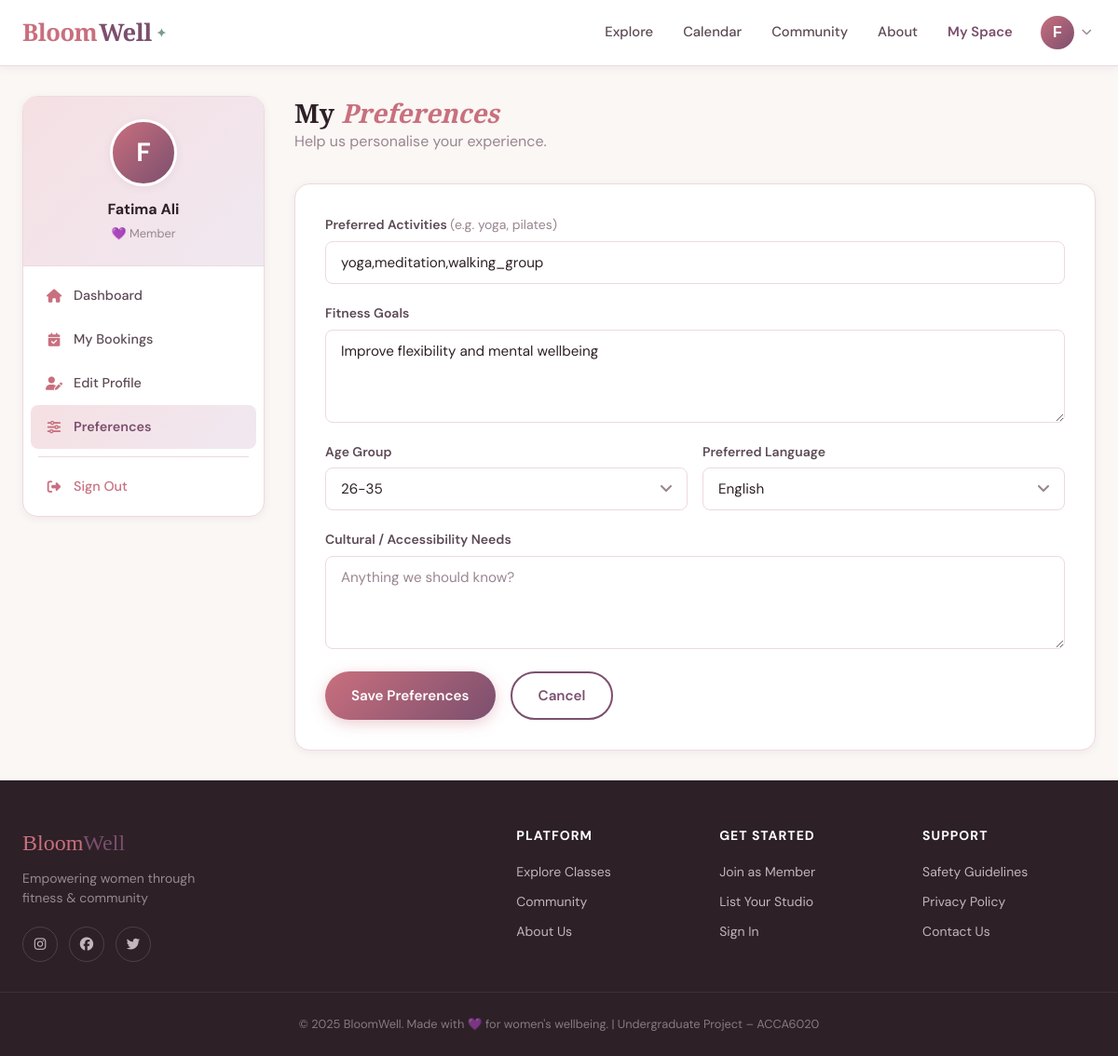
Screenshot of /member/preferences (signed in) with the database file from the repository.
### app/models/__init__.py (models this page shows, shortened)
class User(UserMixin, db.Model):
    __tablename__ = 'users'
    id = db.Column(db.Integer, primary_key=True)
    email = db.Column(db.String(120), unique=True, nullable=False, index=True)
    username = db.Column(db.String(80), unique=True, nullable=False)
    password_hash = db.Column(db.String(256), nullable=False)
    role = db.Column(db.String(20), nullable=False, default='member')
    full_name = db.Column(db.String(120))
    profile_image = db.Column(db.String(200), default='default_avatar.png')
    bio = db.Column(db.Text)
    location = db.Column(db.String(120))
    phone = db.Column(db.String(20))
    is_active = db.Column(db.Boolean, default=True)
    is_verified = db.Column(db.Boolean, default=False)
    created_at = db.Column(db.DateTime, default=datetime.utcnow)
    last_seen = db.Column(db.DateTime, default=datetime.utcnow)
    member_profile = db.relationship('MemberProfile', backref='user', uselist=False, cascade='all, delete-orphan')
    provider_profile = db.relationship('ProviderProfile', backref='user', uselist=False, cascade='all, delete-orphan')
    bookings = db.relationship('Booking', backref='user', lazy='dynamic', cascade='all, delete-orphan')
    reviews = db.relationship('Review', backref='user', lazy='dynamic', cascade='all, delete-orphan')
    reports = db.relationship('Report', backref='reporter', lazy='dynamic', cascade='all, delete-orphan', foreign_keys='Report.reporter_id')
    discussions = db.relationship('Discussion', backref='author', lazy='dynamic', cascade='all, delete-orphan')
    discussion_replies = db.relationship('DiscussionReply', backref='author', lazy='dynamic', cascade='all, delete-orphan')
    def is_admin(self): return self.role == 'admin'
    def is_provider(self): return self.role == 'provider'
    def is_member(self): return self.role == 'member'

class MemberProfile(db.Model):
    __tablename__ = 'member_profiles'
    id = db.Column(db.Integer, primary_key=True)
    user_id = db.Column(db.Integer, db.ForeignKey('users.id'), nullable=False)
    preferred_activities = db.Column(db.String(300))
    fitness_goals = db.Column(db.Text)
    age_group = db.Column(db.String(20))
    language_preference = db.Column(db.String(50), default='English')
    cultural_preferences = db.Column(db.Text)
    accessibility_needs = db.Column(db.Text)
    notification_preferences = db.Column(db.String(100), default='email')
    total_sessions_attended = db.Column(db.Integer, default=0)
    joined_date = db.Column(db.DateTime, default=datetime.utcnow)

### app/routes/member.py (the view, shortened to what this page needs)
@member_bp.route('/preferences', methods=['GET', 'POST'])
@login_required
@member_required
def preferences():
    profile = current_user.member_profile
    form = MemberPreferencesForm(obj=profile)
    return render_template('member/preferences.html', form=form, title='My Preferences')

### app/forms/__init__.py
class MemberPreferencesForm(FlaskForm):
    preferred_activities = StringField('Preferred Activities (comma-separated)', validators=[Optional()])
    fitness_goals = TextAreaField('Fitness Goals', validators=[Optional(), Length(max=500)])
    age_group = SelectField('Age Group', choices=[
        ('', 'Prefer not to say'),
        ('18-25', '18-25'),
        ('26-35', '26-35'),
        ('36-45', '36-45'),
        ('46-55', '46-55'),
        ('55+', '55+')
    ], validators=[Optional()])
    language_preference = SelectField('Language Preference', choices=[
        ('English', 'English'),
        ('Urdu', 'Urdu'),
        ('Arabic', 'Arabic'),
        ('Bengali', 'Bengali'),
        ('Hindi', 'Hindi'),
        ('Punjabi', 'Punjabi'),
        ('Somali', 'Somali'),
        ('Other', 'Other')
    ])
    cultural_preferences = TextAreaField('Cultural / Accessibility Preferences', validators=[Optional(), Length(max=300)])
    submit = SubmitField('Save Preferences')

### app/models/__init__.py (called while the page is built)
@login_manager.user_loader
def load_user(user_id):
    return User.query.get(int(user_id))

### app/routes/member.py (called while the page is built)
def member_required(f):
    @wraps(f)
    def decorated_function(*args, **kwargs):
        if not current_user.is_authenticated or not current_user.is_member():
            flash('Access restricted to members.', 'warning')
            return redirect(url_for('main.index'))
        return f(*args, **kwargs)
    return decorated_function

### app/templates/member/preferences.html (shortened to what this page needs)
{% extends "base.html" %}
{% block content %}
<div class="dashboard-layout">
  <aside class="sidebar"><div class="sidebar-card">
    <div class="sidebar-header"><div class="sidebar-avatar">{{ current_user.full_name[0] if current_user.full_name else 'M' }}</div><div class="sidebar-name">{{ current_user.full_name or current_user.username }}</div><div class="sidebar-role">💜 Member</div></div>
    <nav class="sidebar-nav">
      <a href="{{ url_for('member.dashboard') }}" class="sidebar-link"><i class="fas fa-home"></i> Dashboard</a>
      <a href="{{ url_for('member.my_bookings') }}" class="sidebar-link"><i class="fas fa-calendar-check"></i> My Bookings</a>
      <a href="{{ url_for('member.edit_profile') }}" class="sidebar-link"><i class="fas fa-user-edit"></i> Edit Profile</a>
      <a href="{{ url_for('member.preferences') }}" class="sidebar-link active"><i class="fas fa-sliders-h"></i> Preferences</a>
      <div class="sidebar-divider"></div>
      <a href="{{ url_for('auth.logout') }}" class="sidebar-link" style="color:var(--rose);"><i class="fas fa-sign-out-alt"></i> Sign Out</a>
    </nav>
  </div></aside>
  <div class="dashboard-content">
    <div style="margin-bottom:2rem;"><h1 style="font-size:1.75rem;font-family:var(--font-display);">My <em style="color:var(--rose);">Preferences</em></h1><p style="color:var(--text-light);">Help us personalise your experience.</p></div>
    <div class="card"><div class="card-body" style="padding:2rem;">
      <form method="POST">
        <div class="form-group"><label class="form-label">Preferred Activities <span style="color:var(--text-light);font-weight:400;">(e.g. yoga, pilates)</span></label>{{ form.preferred_activities(class="form-control", placeholder="yoga, meditation, strength") }}{% for e in form.preferred_activities.errors %}<li class="form-errors">{{ e }}</li>{% endfor %}</div>
        <div class="form-group"><label class="form-label">Fitness Goals</label>{{ form.fitness_goals(class="form-control", placeholder="What do you want to achieve?") }}</div>
        <div style="display:grid;grid-template-columns:1fr 1fr;gap:1rem;">
          <div class="form-group"><label class="form-label">Age Group</label>{{ form.age_group(class="form-control") }}</div>
          <div class="form-group"><label class="form-label">Preferred Language</label>{{ form.language_preference(class="form-control") }}</div>
        </div>
        <div class="form-group"><label class="form-label">Cultural / Accessibility Needs</label>{{ form.cultural_preferences(class="form-control", placeholder="Anything we should know?") }}</div>
        <div style="display:flex;gap:1rem;margin-top:1.5rem;">{{ form.submit(class="btn btn-primary") }}<a href="{{ url_for('member.dashboard') }}" class="btn btn-outline">Cancel</a></div>
      </form>
    </div></div>
  </div>
</div>
{% endblock %}

### app/templates/base.html (shortened to what this page needs)
<!DOCTYPE html>
<html lang="en">
<head>
    <link rel="stylesheet" href="https://cdnjs.cloudflare.com/ajax/libs/font-awesome/6.5.0/css/all.min.css">
    <link rel="stylesheet" href="{{ url_for('static', filename='css/style.css') }}">
</head>
<body>
<nav class="navbar">
    <div class="nav-container">
        <a href="{{ url_for('main.index') }}" class="nav-logo">
            <span class="logo-bloom">Bloom</span><span class="logo-well">Well</span><span class="logo-dot">✦</span>
        </a>
        <div class="nav-links">
            <a href="{{ url_for('main.explore') }}" class="nav-link">Explore</a>
            <a href="{{ url_for('main.calendar') }}" class="nav-link">Calendar</a>
            <a href="{{ url_for('main.community') }}" class="nav-link">Community</a>
            <a href="{{ url_for('main.about') }}" class="nav-link">About</a>
            {% if current_user.is_authenticated %}
                {% if current_user.is_admin() %}
                    <a href="{{ url_for('admin.dashboard') }}" class="nav-link nav-dashboard">Admin Panel</a>
                {% elif current_user.is_provider() %}
                    <a href="{{ url_for('provider.dashboard') }}" class="nav-link nav-dashboard">My Studio</a>
                {% else %}
                    <a href="{{ url_for('member.dashboard') }}" class="nav-link nav-dashboard">My Space</a>
                {% endif %}
                <div class="nav-user-menu">
                    <button class="nav-avatar-btn" onclick="toggleUserMenu()">
                        {% if current_user.profile_image and current_user.profile_image != 'default_avatar.png' %}
                            <img src="{{ url_for('static', filename='images/' + current_user.profile_image) }}" alt="avatar" class="nav-avatar-img">
                        {% else %}
                            <div class="nav-avatar-placeholder">{{ current_user.full_name[0] if current_user.full_name else current_user.username[0] }}</div>
                        {% endif %}
                        <i class="fas fa-chevron-down nav-chevron"></i>
                    </button>
                </div>
            {% else %}
                <a href="{{ url_for('auth.login') }}" class="btn-nav-outline">Sign In</a>
                <a href="{{ url_for('auth.register') }}" class="btn-nav-solid">Join Free</a>
            {% endif %}
        </div>
    </div>
</nav>
<main>
    {% block content %}{% endblock %}
</main>
<footer class="footer">
    <div class="footer-container">
        <div class="footer-brand">
            <p class="footer-logo"><span class="logo-bloom">Bloom</span><span class="logo-well">Well</span></p>
            <p class="footer-tagline">Empowering women through fitness & community</p>
            <div class="footer-social">
                <a href="#" class="social-link"><i class="fab fa-instagram"></i></a>
                <a href="#" class="social-link"><i class="fab fa-facebook"></i></a>
                <a href="#" class="social-link"><i class="fab fa-twitter"></i></a>
            </div>
        </div>
        <div class="footer-links">
            <div class="footer-col">
                <h4>Platform</h4>
                <a href="{{ url_for('main.explore') }}">Explore Classes</a>
                <a href="{{ url_for('main.community') }}">Community</a>
                <a href="{{ url_for('main.about') }}">About Us</a>
            </div>
            <div class="footer-col">
                <h4>Get Started</h4>
                <a href="{{ url_for('auth.register') }}">Join as Member</a>
                <a href="{{ url_for('auth.register') }}">List Your Studio</a>
                <a href="{{ url_for('auth.login') }}">Sign In</a>
            </div>
            <div class="footer-col">
                <h4>Support</h4>
                <a href="#">Safety Guidelines</a>
                <a href="#">Privacy Policy</a>
                <a href="#">Contact Us</a>
            </div>
        </div>
    </div>
    <div class="footer-bottom">
        <p>© 2025 BloomWell. Made with 💜 for women's wellbeing. | Undergraduate Project – ACCA6020</p>
    </div>
</footer>
</body>
</html>

### rows the page displays
User: full_name "F", full_name "Fatima Ali"
MemberProfile: preferred_activities "yoga,meditation,walking_group", fitness_goals "Improve flexibility and mental wellbeing", age_group "26-35", language_preference "English"
